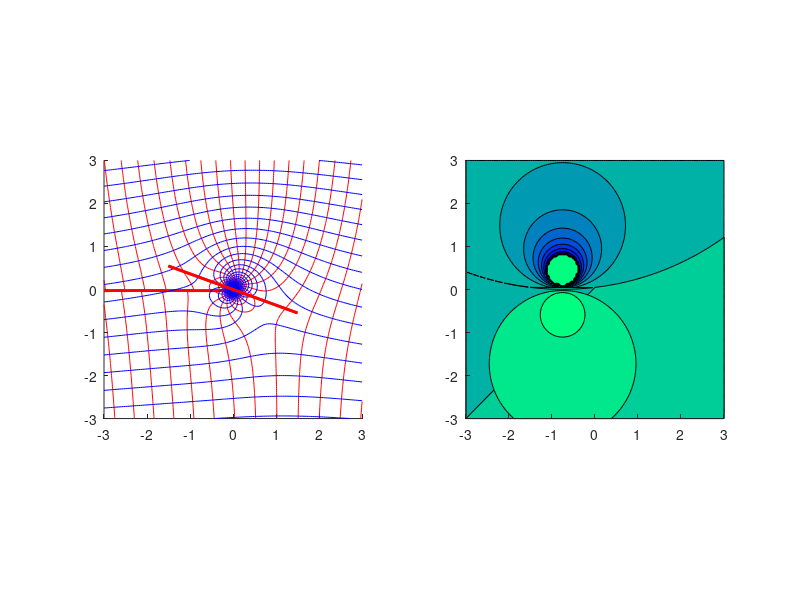

The MATLAB source for this figure: (Note: this script raises an error after producing the figure.)
function plate_flow_conformal
clear all;close all;
R=0.8;
U=10;
alpha_deg = 20;
alpha = alpha_deg/180*pi;
gamma = -4*pi*R*U*sin(alpha);
rho = 10;
x=-3:0.05:3;
y=-3:0.05:3;
[X,Y] = meshgrid(x,y);
Xi= X +i*Y;
% W = U*(Xi + R^2./Xi*exp(-2*i*alpha));
W = U*(Xi + R^2./Xi*exp(-2*i*alpha)) -i*gamma/(2*pi)*log(Xi);
Phi = real(W);
Psi = imag(W);

subplot(1,2,1);
axis equal;
hold on;
contour(X,Y,Phi,50,'LineColor','red');
contour(X,Y,Psi,50,'LineColor','blue');
ncount=1;
for theta=linspace(0,2*pi,30)
    cylinder(ncount) = R*exp(i*theta);
    ncount=ncount+1;
end
hold on;
plate = cylinder + R^2./cylinder*exp(-2*i*alpha);
h = plot(plate,'r');
set(h,'linewidth',2);


%%
subplot(1,2,2);
axis equal;
hold on;
% return;
w = (U*(1-R^2./(Xi.^2))-i*gamma./(2*pi*Xi))./(1-R^2./Xi.^2*exp(-i*2*alpha));
WX = real(w);
WY = -imag(w);
% w2 = w.*(abs(w)>8);
% w2X = real(w);
% w2Y = -imag(w);
% vmax =  max(w(w<max(w)));
% [ii,ii] = sort(w);
% vmax = w(ii([2,end-1]));
% vmax = abs(max(w));
% p = 1-(abs(w)/max(abs(vmax)))^2;
thresh = 0.00001
w2 = w.*(abs(w)>thresh*10e+3);
X2 = X.*(abs(w)>thresh*10e+3);
Y2 = Y.*(abs(w)>thresh*10e+3);
p = 1-1/2*rho*abs(w2).^2;
p = p./1e+7;
p(isinf(p))=0;
p = p.*(p>-0.0002);
[cv,ch]=contourf(X2,Y2,p);
% colorbar;
colormap(winter);
set(ch,'edgecolor','none');

ncount=1;
for theta=linspace(0,2*pi,30)
    cylinder(ncount) = R*exp(i*theta);
    ncount=ncount+1;
end
hold on;
plate = cylinder + R^2./cylinder*exp(-2*i*alpha);
h = plot(plate,'r');
set(h,'linewidth',2);

Un=WX./sqrt(WX.^2+WY.^2);
Vn=WY./sqrt(WX.^2+WY.^2);
width=7;
q = quiver(X(1:width:end),Y(1:width:end),Un(1:width:end),Vn(1:width:end));


end